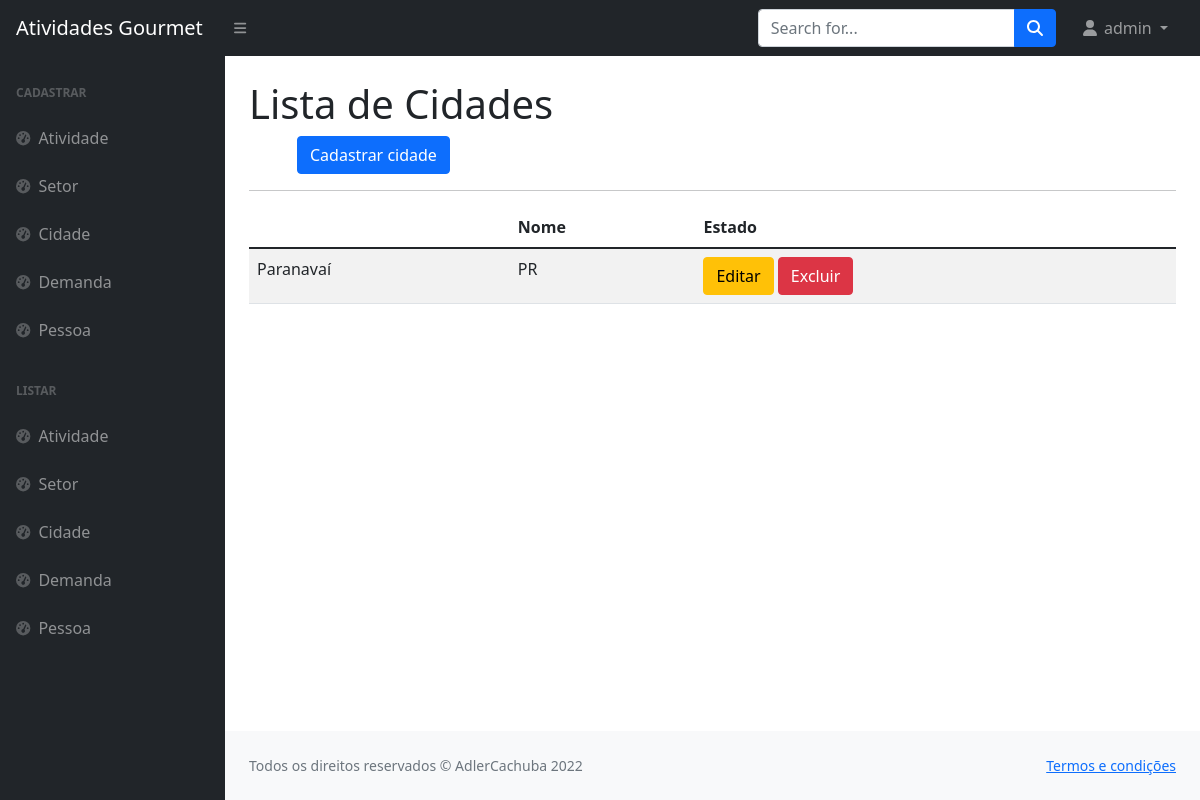
The page /listar/cidade/ (signed in) on the database as committed earlier.
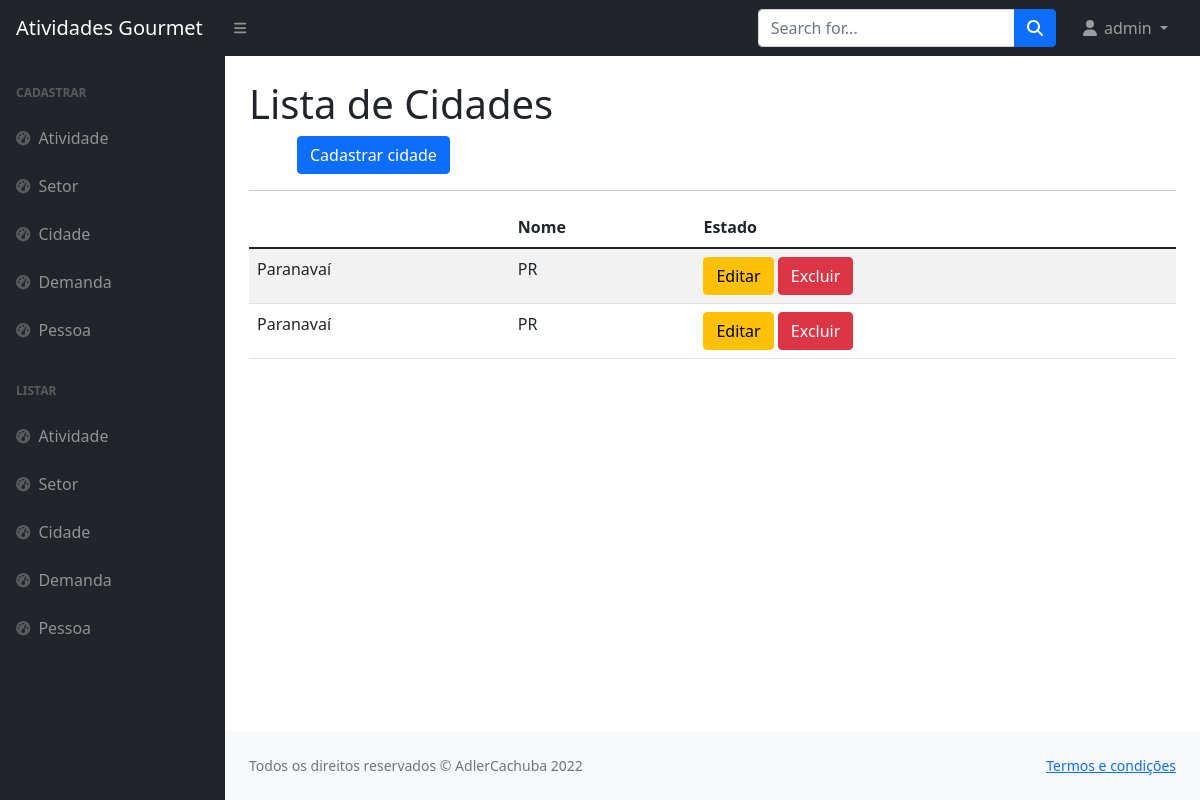
The same page on the database as committed later.
### paginas/models.py (models this page shows, shortened)
class Cidade(models.Model):
    nome = models.CharField(max_length=100,verbose_name="Nome da cidade")
    estado = models.CharField(max_length=2,choices=ESTADOS)
    criado_em = models.DateTimeField(auto_now_add=True)
    atualizado_em = models.DateTimeField(auto_now=True)
    usuario = models.ForeignKey(User, on_delete=models.PROTECT)

### paginas/views.py (the view)
# urls.py: path('listar/cidade/', CidadeList.as_view(), name='listar-cidade'),
class CidadeList(LoginRequiredMixin, GroupRequiredMixin,  ListView):
    model = Cidade
    template_name = 'paginas/listas/cidade.html'
    group_required = u"Administrador"
    def get_queryset(self):
        self.object_list = Cidade.objects.filter(usuario=self.request.user)
        return self.object_list

### paginas/templates/paginas/listas/cidade.html
{% extends 'paginas/modelo.html' %}
{% load static %}
{% block conteudo %}
<h1 class="mt-4">Lista de Cidades</h1>
<a href="{% url 'cadastrar-cidade' %}" class="btn btn-primary float-right ms-5">Cadastrar cidade</a>
<hr>
<table class="table table-striped">
    <thead>
        <tr>
            <th>
            </th>
            <th>Nome</th>
            <th>Estado</th>
        </tr>
    </thead>
    <tbody>
        {% for obj in object_list %}
            <tr>
                <td>{{obj.nome}}</td>
                <td>{{obj.estado}}</td>
                <td>
                    <a href="{% url 'editar-cidade' obj.pk %}" class="btn btn-warning">
                        Editar</a>
                    <a href="{% url 'excluir-cidade' obj.pk %}" class="btn btn-danger">
                        Excluir</a>
                </td>
            </tr>
        {% empty %}
            <tr>
                <td colspan="100%">Nenhum Registro Encontrado!</td>
            </tr>
        {% endfor %}
    </tbody>
</table>
{% endblock %}

Rows that differ between the two databases and show on the page:
added Cidade: nome "Paranavaí", estado "PR"
